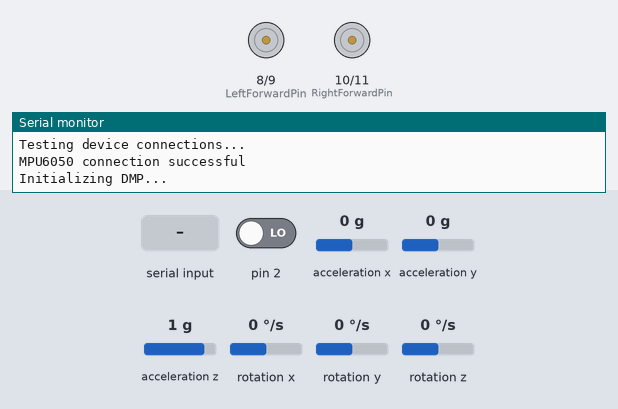
Recording of a sketch running on a simulated Arduino Uno, built with avr-gcc and run on an emulated ATmega328P. Shown: motor-driver pin pairs drawn as motors (green arrow = first pin HIGH = forward, orange = second pin HIGH = backward, longer = more drive, scaled by the enable pin), the last lines printed to the serial monitor. The test bench sets the inputs (shaded band); at power-on: pin 2 LOW, acceleration x 0 g, acceleration y 0 g, acceleration z 1 g, rotation x 0 °/s, rotation y 0 °/s, rotation z 0 °/s. The sensor or clock chip raises its interrupt line as the real part does.

Above: at 0.1 s.
At 4.7 s:
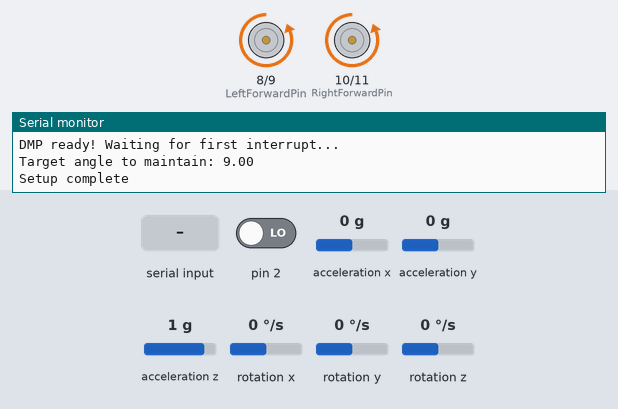
4.8 s: "p\n" received over Serial
Timing chart, 0 to 7.8 s (numbered marks = the images above; inputs shaded):
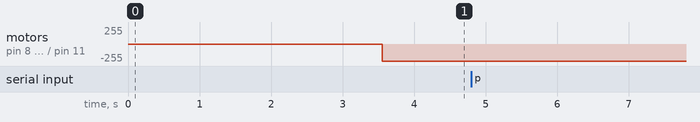

The sketch:

self_balancing.ino
```cpp
// communication with MPU-6050 handled by Jeff Rowberg's code which can be found here:
// https://github.com/jrowberg/i2cdevlib/tree/master/Arduino/MPU6050

// PID controller by Brett Beauregard, code can be found here
// https://github.com/br3ttb/Arduino-PID-Library/


#include <PID_v1.h>
#include <SoftwareSerial.h>

// I2Cdev and MPU6050 must be installed as libraries, or else the .cpp/.h files
// for both classes must be in the include path of your project
#include "I2Cdev.h"

#include "MPU6050_6Axis_MotionApps20.h"
//#include "MPU6050.h" // not necessary if using MotionApps include file

// Arduino Wire library is required if I2Cdev I2CDEV_ARDUINO_WIRE implementation
// is used in I2Cdev.h
#if I2CDEV_IMPLEMENTATION == I2CDEV_ARDUINO_WIRE
#include "Wire.h"
#endif

///////////////////////////////////////////////////////////////////////////////////
//              MPU

// class default I2C address is 0x68 - AD0 low = 0x68
MPU6050 mpu;

// MPU control/status vars
bool dmpReady = false;  // set true if DMP init was successful
uint8_t mpuIntStatus;   // holds actual interrupt status byte from MPU
uint8_t devStatus;      // return status after each device operation (0 = success, !0 = error)
uint16_t packetSize;    // expected DMP packet size (default is 42 bytes)
uint16_t fifoCount;     // count of all bytes currently in FIFO
uint8_t fifoBuffer[64]; // FIFO storage buffer

// orientation/motion vars
Quaternion q;           // [w, x, y, z]         quaternion container
VectorFloat gravity;    // [x, y, z]            gravity vector
float euler[3];         // [psi, theta, phi]    Euler angle container
float ypr[3];           // [yaw, pitch, roll]   yaw/pitch/roll container and gravity vector

bool newReading = false; //to indicate a new reading has been retrieved

///////////////////////////////////////////////////////////////////////////////////
//              INTERUPT ROUTINE

volatile bool mpuInterrupt = false;     // indicates whether MPU interrupt pin has gone high
void dmpDataReady() {
  mpuInterrupt = true;
}


///////////////////////////////////////////////////////////////////////////////////
//              MOTOR FUNCTIONALITY

const int LeftForwardPin = 8;
const int LeftReversePin = 9;
const int RightForwardPin = 10;
const int RightReversePin = 11;
const int LeftPwmPin = 5;
const int RightPwmPin = 6;
const int MOTOR_MIN_PWM = 25;


///////////////////////////////////////////////////////////////////////////////////
//            Balance and PID controller
double target = 9.0;
double actual;
double output;
double lastOutput;
int modOutput;
double recoverableRange = 30.0;
byte UPRIGHT = 1;
byte LYING_DOWN = 0;
byte STATE = LYING_DOWN;

double kP = 38, kI = 0, kD = 0.2;
PID myPID(&actual, &output, &target, kP, kI, kD, REVERSE);

///////////////////////////////////////////////////////////////////////////////////
//          User Control
bool newSetting = false;
char setting;

///////////////////////////////////////////////////////////////////////////////////
//          For checking loop timings
int counterMain = 0;
long counterWhile = 0;
long counterPID = 0;
unsigned long timeMainStart = 0;
unsigned long timeWhile = 0;
unsigned long timeWhileTmp = 0;

///////////////////////////////////////////////////////////////////////////////////
//          Other

// set up serial connection
SoftwareSerial sSerial1(12, 13); // to RX, TX of BT module


///////////////////////////////////////////////////////////////////////////////////
//              SETUP

void setup() {
  // join I2C bus (I2Cdev library doesn't do this automatically)
#if I2CDEV_IMPLEMENTATION == I2CDEV_ARDUINO_WIRE
  Wire.begin();
  TWBR = 24; // 400kHz I2C clock (200kHz if CPU is 8MHz)
#elif I2CDEV_IMPLEMENTATION == I2CDEV_BUILTIN_FASTWIRE
  Fastwire::setup(400, true);
#endif

  // initialize serial communication
  Serial.begin(115200);   // from computer
  sSerial1.begin(115200); //from bluetooth module

  // initialize device
  Serial.println(F("Initializing I2C devices..."));
  mpu.initialize();

  // verify connection
  Serial.println(F("Testing device connections..."));
  Serial.println(mpu.testConnection() ? F("MPU6050 connection successful") : F("MPU6050 connection failed"));

  // load and configure the DMP
  Serial.println(F("Initializing DMP..."));
  devStatus = mpu.dmpInitialize();

  mpu.setXGyroOffset(-343);
  mpu.setYGyroOffset(-232);
  mpu.setZGyroOffset(28);
  mpu.setZAccelOffset(847);

  //   low pass filter
  byte dlpf = 0;
  mpu.setDLPFMode(dlpf);
  Serial.print(F("DLPF: ")); Serial.println(dlpf);

  // make sure it worked (returns 0 if so)
  if (devStatus == 0) {
    // turn on the DMP, now that it's ready
    Serial.println(F("Enabling DMP..."));
    mpu.setDMPEnabled(true);

    // enable Arduino interrupt detection
    Serial.println(F("Enabling interrupt detection (Arduino external interrupt 0)..."));
    attachInterrupt(0, dmpDataReady, RISING);
    mpuIntStatus = mpu.getIntStatus();

    // set our DMP Ready flag so the main loop() function knows it's okay to use it
    Serial.println(F("DMP ready! Waiting for first interrupt..."));
    dmpReady = true;

    // get expected DMP packet size for later comparison
    packetSize = mpu.dmpGetFIFOPacketSize();
  } else {
    // ERROR!
    // 1 = initial memory load failed
    // 2 = DMP configuration updates failed
    // (if it's going to break, usually the code will be 1)
    Serial.print(F("DMP Initialization failed (code "));
    Serial.print(devStatus);
    Serial.println(F(")"));
  }

  // allow MPU to settle
  unsigned long tmp;
  tmp = millis();
  while (millis() - tmp < 3000) {
  }
  mpu.resetFIFO();


  // Motor functionality
  pinMode(LeftForwardPin, OUTPUT);
  pinMode(LeftReversePin, OUTPUT);
  pinMode(RightForwardPin, OUTPUT);
  pinMode(RightReversePin, OUTPUT);
  pinMode(LeftPwmPin, OUTPUT);
  pinMode(RightPwmPin, OUTPUT);

  Serial.print(F("Target angle to maintain: ")); Serial.println(target);

  myPID.SetOutputLimits(-255, 255);
  myPID.SetSampleTime(4);
  myPID.SetMode(AUTOMATIC);


  Serial.println(F("Setup complete"));
}


///////////////////////////////////////////////////////////////////////////////////

///////////////////////////////////////////////////////////////////////////////////
//                  MAIN

void loop() {
  if (counterMain == 0) {
    timeMainStart = millis();
  }
  counterMain += 1;

  if (counterMain == 1000) {
    // Serial.print(F("Main loop count: "));Serial.println(counterMain);
    // Serial.print(F("Main loop time: "));Serial.println(millis()-timeMainStart);
    // Serial.print(F("While loop count: "));Serial.println(counterWhile);
    // Serial.print(F("While loop time: "));Serial.println(timeWhile);
    // Serial.print(F("PID count: "));Serial.println(counterPID);
    counterMain = 0;
    counterWhile = 0;
    counterPID = 0;
    timeMainStart = 0;
    timeWhile = 0;
  }

  // if programming failed, don't try to do anything
  if (!dmpReady) return;

  // wait for MPU interrupt or extra packet(s) available
  while (!mpuInterrupt && fifoCount < packetSize) {

    /////////////////////////////////////////
    /////////////////////////////////////////
    /////////////////////////////////////////

    counterWhile += 1;
    timeWhileTmp = millis();

    checkForCommands();
    if (newSetting) {
      updateSettings();
    }

    if (newReading) {

      // the following section is currently commented out because it is causing strange behaviour sometimes
      // I believe I am not handling the turning on/off of the PID controller correctly

      // check that robot is in a recoverable position (i.e. close to upright)
      //      if (actual>(target-recoverableRange) && actual<(target+recoverableRange)){
      //        if(STATE==LYING_DOWN){
      //          myPID.SetMode(AUTOMATIC); // turn PID back on
      //        }
      //        STATE = UPRIGHT;
      //      }
      //    else {
      //        STATE = LYING_DOWN;
      //        myPID.SetMode(MANUAL);  // turn off, don't want to accumulate errors
      //                                // not certain this is working properly, seems to have offset when put down and then back upright
      //        Stop();
      //      }
      STATE = UPRIGHT;


      if (STATE == UPRIGHT) {

        if (myPID.Compute()) { // if the PID has not recalculated then no need to update motors

          counterPID += 1;

          // if motor changing direction then stop first
          if ((output > 0 && lastOutput < 0) || (output < 0 && lastOutput > 0)) {
            Stop();
          }

          modOutput = (int)output;

          if (modOutput > 0) {
            modOutput = map(modOutput, 0, 255, MOTOR_MIN_PWM, 255); //re-scale with the minimum the motor will turn at
            GoForwards(modOutput);

          }
          else if (modOutput < 0) {
            modOutput = -modOutput;
            modOutput = map(modOutput, 0, 255, MOTOR_MIN_PWM, 255); //re-scale with the minimum the motor will turn at
            GoBackwards(modOutput);
          }

          lastOutput = output;
        }
        timeWhile += millis() - timeWhileTmp;
      }
      newReading = false;
    }

    /////////////////////////////////////////
    /////////////////////////////////////////
    /////////////////////////////////////////
  }

  // reset interrupt flag and get INT_STATUS byte
  mpuInterrupt = false;
  mpuIntStatus = mpu.getIntStatus();

  // get current FIFO count
  fifoCount = mpu.getFIFOCount();

  // check for overflow (this should never happen unless our code is too inefficient)
  if ((mpuIntStatus & 0x10) || fifoCount == 1024) {
    // reset so we can continue cleanly
    mpu.resetFIFO();
    Serial.println(F("FIFO overflow!"));

    // otherwise, check for DMP data ready interrupt (this should happen frequently)
  } else if (mpuIntStatus & 0x02) {
    // wait for correct available data length, should be a VERY short wait
    while (fifoCount < packetSize) fifoCount = mpu.getFIFOCount();

    // read a packet from FIFO
    mpu.getFIFOBytes(fifoBuffer, packetSize);

    // track FIFO count here in case there is > 1 packet available
    // (this lets us immediately read more without waiting for an interrupt)
    fifoCount -= packetSize;

    // display Euler angles in degrees
    mpu.dmpGetQuaternion(&q, fifoBuffer);
    mpu.dmpGetGravity(&gravity, &q);
    //mpu.dmpGetYawPitchRoll(ypr, &q, &gravity);
    mpu.dmpGetPitch(ypr, &q, &gravity); // only calculating the pitch, don't need the others
    // pitch angle in degrees
    actual = ypr[1] * 180 / M_PI;
    newReading = true;


  }
}


///////////////////////////////////////////////////////////////////////////////////
// FOR CHANGING SETTINGS

// assumes commands are not continuously sent
void checkForCommands() {
  if (Serial.available()) {
    setting = Serial.read();
    newSetting = true;
  }
  if (sSerial1.available()) {
    setting = sSerial1.read();
    newSetting = true;
  }
}


void updateSettings() {
  if (newSetting) {
    switch (setting) {
      case 'p':
        kP += 1.0;
        Serial.println(kP);
        break;
      case ';':
        kP -= 1.0;
        Serial.println(kP);
        break;
      case 'i':
        kI += 1.0;
        Serial.println(kI);
        break;
      case 'k':
        kI -= 1.0;
        Serial.println(kI);
        break;
      case 'd':
        kD += 0.01;
        Serial.println(kD);
        break;
      case 'c':
        kD -= 0.01;
        Serial.println(kD);
        break;
      case 't':
        target += 0.5;
        Serial.println(target);
        break;
      case 'g':
        target -= 0.5;
        Serial.println(target);
        break;
      case 'w':
        target += 1;
        Serial.println(target);
        break;
      case 's':
        target -= 1;
        Serial.println(target);
        break;
    }
    //    pidY.setFactors(kP, kI, kD);
    myPID.SetTunings(kP, kI, kD);
    newSetting = false;
  }
}


///////////////////////////////////////////////////////////////////////////////////
// OUTPUT

void sendSerialDataFloat(float one, float two, float three) {
  Serial.print(one); Serial.print('\t');
  Serial.print(two); Serial.print('\t');
  Serial.print(three); Serial.print('\t');
  Serial.print('\n');
}

void sendSerialDataInt(int one, int two, int three) {
  Serial.print(one); Serial.print('\t');
  Serial.print(two); Serial.print('\t');
  Serial.print(three); Serial.print('\t');
  Serial.print('\n');
}


///////////////////////////////////////////////////////////////////////////////////
//              MOTOR FUNCTIONALITY

void GoForwards(int pwm) {
  analogWrite(LeftPwmPin, pwm);
  analogWrite(RightPwmPin, pwm);
  digitalWrite(LeftForwardPin, HIGH);
  digitalWrite(LeftReversePin, LOW);
  digitalWrite(RightForwardPin, HIGH);
  digitalWrite(RightReversePin, LOW);
}

void GoBackwards(int pwm) {
  analogWrite(LeftPwmPin, pwm);
  analogWrite(RightPwmPin, pwm);
  digitalWrite(LeftForwardPin, LOW);
  digitalWrite(LeftReversePin, HIGH);
  digitalWrite(RightForwardPin, LOW);
  digitalWrite(RightReversePin, HIGH);
}


void Stop() {
  analogWrite(LeftPwmPin, 0);
  analogWrite(RightPwmPin, 0);
  digitalWrite(LeftForwardPin, LOW);
  digitalWrite(LeftReversePin, LOW);
  digitalWrite(RightForwardPin, LOW);
  digitalWrite(RightReversePin, LOW);
}
```
